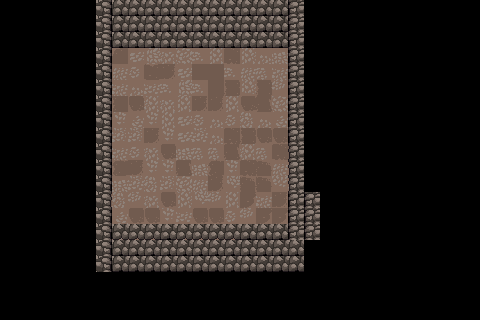

This is a level from a 2D game, rendered from its Tiled map with the project's own tilesets. A one-line summary and the complete map file follow:
An orthogonal 30x20 tile map with 16x16 px tiles, 4 tile layers (Ground, SideWalls, BottomWalls, BackWalls).

<map version="1.10" tiledversion="1.11.0" orientation="orthogonal" renderorder="right-down" width="30" height="20" tilewidth="16" tileheight="16" infinite="0" nextlayerid="5" nextobjectid="1">
 <tileset firstgid="1" source="caves-thing.tsx" />
 <layer id="1" name="Ground" width="30" height="20">
  <data encoding="csv">
0,0,0,0,0,0,0,0,0,0,0,0,0,0,0,0,0,0,0,0,0,0,0,0,0,0,0,0,0,0,
0,0,0,0,0,0,0,0,0,0,0,0,0,0,0,0,0,0,0,0,0,0,0,0,0,0,0,0,0,0,
0,0,0,0,0,0,0,0,0,0,0,0,0,0,0,0,0,0,0,0,0,0,0,0,0,0,0,0,0,0,
0,0,0,0,0,0,0,61,101,121,106,122,103,124,138,135,114,112,0,0,0,0,0,0,0,0,0,0,0,0,
0,0,0,0,0,0,0,105,104,127,118,101,72,72,103,105,113,125,0,0,0,0,0,0,0,0,0,0,0,0,
0,0,0,0,0,0,0,125,114,102,103,121,103,72,137,115,137,133,0,0,0,0,0,0,0,0,0,0,0,0,
0,0,0,0,0,0,0,71,117,126,106,124,118,118,124,117,128,122,0,0,0,0,0,0,0,0,0,0,0,0,
0,0,0,0,0,0,0,134,111,134,124,101,104,114,104,123,114,111,0,0,0,0,0,0,0,0,0,0,0,0,
0,0,0,0,0,0,0,116,116,118,134,101,136,114,138,137,117,117,0,0,0,0,0,0,0,0,0,0,0,0,
0,0,0,0,0,0,0,125,104,106,117,112,113,113,128,126,113,138,83,0,0,0,0,0,0,0,0,0,0,0,
0,0,0,0,0,0,0,107,118,134,134,128,112,107,134,138,108,105,107,0,0,0,0,0,0,0,0,0,0,0,
0,0,0,0,0,0,0,112,136,123,116,122,105,118,131,108,108,132,106,0,0,0,0,0,0,0,0,0,0,0,
0,0,0,0,0,0,117,123,133,106,117,135,131,133,124,83,125,118,0,0,0,0,0,0,0,0,0,0,0,0,
0,0,0,0,0,0,0,111,117,117,134,102,117,117,104,133,83,83,0,0,0,0,0,0,0,0,0,0,0,0,
0,0,0,0,0,0,0,122,134,135,0,111,124,117,135,0,0,0,0,0,0,0,0,0,0,0,0,0,0,0,
0,0,0,0,0,0,0,0,0,0,0,0,0,0,0,0,0,0,0,0,0,0,0,0,0,0,0,0,0,0,
0,0,0,0,0,0,0,0,0,0,0,0,0,0,0,0,0,0,0,0,0,0,0,0,0,0,0,0,0,0,
0,0,0,0,0,0,0,0,0,0,0,0,0,0,0,0,0,0,0,0,0,0,0,0,0,0,0,0,0,0,
0,0,0,0,0,0,0,0,0,0,0,0,0,0,0,0,0,0,0,0,0,0,0,0,0,0,0,0,0,0,
0,0,0,0,0,0,0,0,0,0,0,0,0,0,0,0,0,0,0,0,0,0,0,0,0,0,0,0,0,0
</data>
 </layer>
 <layer id="2" name="SideWalls" width="30" height="20">
  <data encoding="csv">
0,0,0,0,0,0,69,0,0,0,0,0,0,0,0,0,0,0,65,0,0,0,0,0,0,0,0,0,0,0,
0,0,0,0,0,0,69,0,0,0,0,0,0,0,0,0,0,0,65,0,0,0,0,0,0,0,0,0,0,0,
0,0,0,0,0,0,69,0,0,0,0,0,0,0,0,0,0,0,65,0,0,0,0,0,0,0,0,0,0,0,
0,0,0,0,0,0,69,0,0,0,0,0,0,0,0,0,0,0,65,0,0,0,0,0,0,0,0,0,0,0,
0,0,0,0,0,0,69,0,0,0,0,0,0,0,0,0,0,0,65,0,0,0,0,0,0,0,0,0,0,0,
0,0,0,0,0,0,69,0,0,0,0,0,0,0,0,0,0,0,65,0,0,0,0,0,0,0,0,0,0,0,
0,0,0,0,0,0,69,0,0,0,0,0,0,0,0,0,0,0,65,0,0,0,0,0,0,0,0,0,0,0,
0,0,0,0,0,0,69,0,0,0,0,0,0,0,0,0,0,0,65,0,0,0,0,0,0,0,0,0,0,0,
0,0,0,0,0,0,69,0,0,0,0,0,0,0,0,0,0,0,65,0,0,0,0,0,0,0,0,0,0,0,
0,0,0,0,0,0,69,0,0,0,0,0,0,0,0,0,0,0,65,0,0,0,0,0,0,0,0,0,0,0,
0,0,0,0,0,0,69,0,0,0,0,0,0,0,0,0,0,0,65,0,0,0,0,0,0,0,0,0,0,0,
0,0,0,0,0,0,69,0,0,0,0,0,0,0,0,0,0,0,65,0,0,0,0,0,0,0,0,0,0,0,
0,0,0,0,0,0,69,0,0,0,0,0,0,0,0,0,0,0,65,65,0,0,0,0,0,0,0,0,0,0,
0,0,0,0,0,0,69,0,0,0,0,0,0,0,0,0,0,0,65,65,0,0,0,0,0,0,0,0,0,0,
0,0,0,0,0,0,69,0,0,0,0,0,0,0,0,0,0,0,65,65,0,0,0,0,0,0,0,0,0,0,
0,0,0,0,0,0,69,0,0,0,0,0,0,0,0,0,0,0,0,0,0,0,0,0,0,0,0,0,0,0,
0,0,0,0,0,0,69,0,0,0,0,0,0,0,0,0,0,0,0,0,0,0,0,0,0,0,0,0,0,0,
0,0,0,0,0,0,0,0,0,0,0,0,0,0,0,0,0,0,0,0,0,0,0,0,0,0,0,0,0,0,
0,0,0,0,0,0,0,0,0,0,0,0,0,0,0,0,0,0,0,0,0,0,0,0,0,0,0,0,0,0,
0,0,0,0,0,0,0,0,0,0,0,0,0,0,0,0,0,0,0,0,0,0,0,0,0,0,0,0,0,0
</data>
 </layer>
 <layer id="3" name="BottomWalls" width="30" height="20">
  <data encoding="csv">
0,0,0,0,0,0,0,0,0,0,0,0,0,0,0,0,0,0,0,0,0,0,0,0,0,0,0,0,0,0,
0,0,0,0,0,0,0,0,0,0,0,0,0,0,0,0,0,0,0,0,0,0,0,0,0,0,0,0,0,0,
0,0,0,0,0,0,0,0,0,0,0,0,0,0,0,0,0,0,0,0,0,0,0,0,0,0,0,0,0,0,
0,0,0,0,0,0,0,0,0,0,0,0,0,0,0,0,0,0,0,0,0,0,0,0,0,0,0,0,0,0,
0,0,0,0,0,0,0,0,0,0,0,0,0,0,0,0,0,0,0,0,0,0,0,0,0,0,0,0,0,0,
0,0,0,0,0,0,0,0,0,0,0,0,0,0,0,0,0,0,0,0,0,0,0,0,0,0,0,0,0,0,
0,0,0,0,0,0,0,0,0,0,0,0,0,0,0,0,0,0,0,0,0,0,0,0,0,0,0,0,0,0,
0,0,0,0,0,0,0,0,0,0,0,0,0,0,0,0,0,0,0,0,0,0,0,0,0,0,0,0,0,0,
0,0,0,0,0,0,0,0,0,0,0,0,0,0,0,0,0,0,0,0,0,0,0,0,0,0,0,0,0,0,
0,0,0,0,0,0,0,0,0,0,0,0,0,0,0,0,0,0,0,0,0,0,0,0,0,0,0,0,0,0,
0,0,0,0,0,0,0,0,0,0,0,0,0,0,0,0,0,0,0,0,0,0,0,0,0,0,0,0,0,0,
0,0,0,0,0,0,0,0,0,0,0,0,0,0,0,0,0,0,0,0,0,0,0,0,0,0,0,0,0,0,
0,0,0,0,0,0,0,0,0,0,0,0,0,0,0,0,0,0,0,0,0,0,0,0,0,0,0,0,0,0,
0,0,0,0,0,0,0,0,0,0,0,0,0,0,0,0,0,0,0,0,0,0,0,0,0,0,0,0,0,0,
0,0,0,0,0,0,0,87,87,87,87,87,87,87,87,87,87,87,0,0,0,0,0,0,0,0,0,0,0,0,
0,0,0,0,0,0,0,87,87,87,87,87,87,87,87,87,87,87,87,0,0,0,0,0,0,0,0,0,0,0,
0,0,0,0,0,0,0,87,87,87,87,87,87,87,87,87,87,87,87,0,0,0,0,0,0,0,0,0,0,0,
0,0,0,0,0,0,0,0,0,0,0,0,0,0,0,0,0,0,0,0,0,0,0,0,0,0,0,0,0,0,
0,0,0,0,0,0,0,0,0,0,0,0,0,0,0,0,0,0,0,0,0,0,0,0,0,0,0,0,0,0,
0,0,0,0,0,0,0,0,0,0,0,0,0,0,0,0,0,0,0,0,0,0,0,0,0,0,0,0,0,0
</data>
 </layer>
 <layer id="4" name="BackWalls" width="30" height="20">
  <data encoding="csv">
0,0,0,0,0,0,0,87,87,87,87,87,87,87,87,87,87,87,0,0,0,0,0,0,0,0,0,0,0,0,
0,0,0,0,0,0,0,87,87,87,87,87,87,87,87,87,87,87,0,0,0,0,0,0,0,0,0,0,0,0,
0,0,0,0,0,0,0,87,87,87,87,87,87,87,87,87,87,87,0,0,0,0,0,0,0,0,0,0,0,0,
0,0,0,0,0,0,0,0,0,0,0,0,0,0,0,0,0,0,0,0,0,0,0,0,0,0,0,0,0,0,
0,0,0,0,0,0,0,0,0,0,0,0,0,0,0,0,0,0,0,0,0,0,0,0,0,0,0,0,0,0,
0,0,0,0,0,0,0,0,0,0,0,0,0,0,0,0,0,0,0,0,0,0,0,0,0,0,0,0,0,0,
0,0,0,0,0,0,0,0,0,0,0,0,0,0,0,0,0,0,0,0,0,0,0,0,0,0,0,0,0,0,
0,0,0,0,0,0,0,0,0,0,0,0,0,0,0,0,0,0,0,0,0,0,0,0,0,0,0,0,0,0,
0,0,0,0,0,0,0,0,0,0,0,0,0,0,0,0,0,0,0,0,0,0,0,0,0,0,0,0,0,0,
0,0,0,0,0,0,0,0,0,0,0,0,0,0,0,0,0,0,0,0,0,0,0,0,0,0,0,0,0,0,
0,0,0,0,0,0,0,0,0,0,0,0,0,0,0,0,0,0,0,0,0,0,0,0,0,0,0,0,0,0,
0,0,0,0,0,0,0,0,0,0,0,0,0,0,0,0,0,0,0,0,0,0,0,0,0,0,0,0,0,0,
0,0,0,0,0,0,0,0,0,0,0,0,0,0,0,0,0,0,0,0,0,0,0,0,0,0,0,0,0,0,
0,0,0,0,0,0,0,0,0,0,0,0,0,0,0,0,0,0,0,0,0,0,0,0,0,0,0,0,0,0,
0,0,0,0,0,0,0,0,0,0,0,0,0,0,0,0,0,0,0,0,0,0,0,0,0,0,0,0,0,0,
0,0,0,0,0,0,0,0,0,0,0,0,0,0,0,0,0,0,0,0,0,0,0,0,0,0,0,0,0,0,
0,0,0,0,0,0,0,0,0,0,0,0,0,0,0,0,0,0,0,0,0,0,0,0,0,0,0,0,0,0,
0,0,0,0,0,0,0,0,0,0,0,0,0,0,0,0,0,0,0,0,0,0,0,0,0,0,0,0,0,0,
0,0,0,0,0,0,0,0,0,0,0,0,0,0,0,0,0,0,0,0,0,0,0,0,0,0,0,0,0,0,
0,0,0,0,0,0,0,0,0,0,0,0,0,0,0,0,0,0,0,0,0,0,0,0,0,0,0,0,0,0
</data>
 </layer>
</map>
